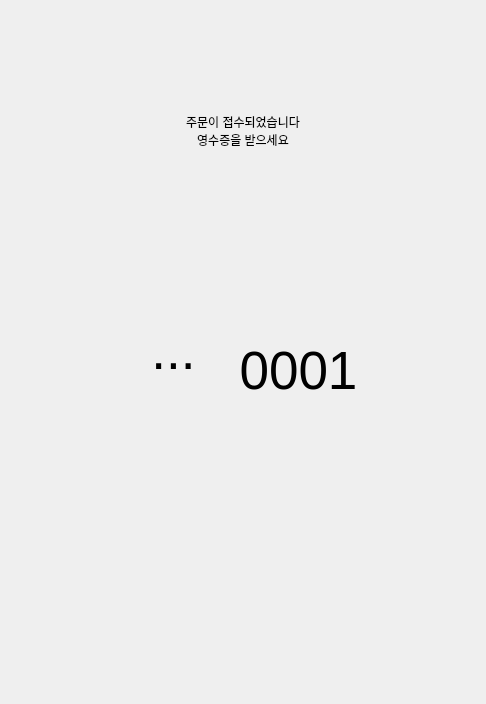
     <widget class="QWidget" name="page">
      <layout class="QVBoxLayout" name="verticalLayout_94">
       <property name="spacing">
        <number>0</number>
       </property>
       <property name="leftMargin">
        <number>0</number>
       </property>
       <property name="topMargin">
        <number>0</number>
       </property>
       <property name="rightMargin">
        <number>0</number>
       </property>
       <property name="bottomMargin">
        <number>0</number>
       </property>
       <item>
        <widget class="QWidget" name="widget_72" native="true">
         <property name="minimumSize">
          <size>
           <width>0</width>
           <height>0</height>
          </size>
         </property>
         <property name="maximumSize">
          <size>
           <width>16777215</width>
           <height>16777215</height>
          </size>
         </property>
         <layout class="QVBoxLayout" name="verticalLayout_91">
          <property name="spacing">
           <number>0</number>
          </property>
          <property name="leftMargin">
           <number>0</number>
          </property>
          <property name="topMargin">
           <number>0</number>
          </property>
          <property name="rightMargin">
           <number>0</number>
          </property>
          <property name="bottomMargin">
           <number>0</number>
          </property>
          <item>
           <widget class="QWidget" name="widget_76" native="true">
            <property name="minimumSize">
             <size>
              <width>0</width>
              <height>0</height>
             </size>
            </property>
            <property name="maximumSize">
             <size>
              <width>16777215</width>
              <height>16777215</height>
             </size>
            </property>
            <layout class="QVBoxLayout" name="verticalLayout_92">
             <item>
              <widget class="QWidget" name="widget_77" native="true">
               <layout class="QHBoxLayout" name="horizontalLayout_41">
                <item>
                 <widget class="QLabel" name="label_13">
                  <property name="minimumSize">
                   <size>
                    <width>40</width>
                    <height>40</height>
                   </size>
                  </property>
                  <property name="maximumSize">
                   <size>
                    <width>40</width>
                    <height>40</height>
                   </size>
                  </property>
                  <property name="text">
                   <string/>
                  </property>
                  <property name="pixmap">
                   <pixmap>../src/logo.png</pixmap>
                  </property>
                  <property name="scaledContents">
                   <bool>true</bool>
                  </property>
                 </widget>
                </item>
               </layout>
              </widget>
             </item>
             <item>
              <spacer name="verticalSpacer_29">
               <property name="orientation">
                <enum>Qt::Vertical</enum>
               </property>
               <property name="sizeType">
                <enum>QSizePolicy::Minimum</enum>
               </property>
               <property name="sizeHint" stdset="0">
                <size>
                 <width>20</width>
                 <height>40</height>
                </size>
               </property>
              </spacer>
             </item>
             <item>
              <widget class="QLabel" name="label_finish_guide">
               <property name="text">
                <string>주문이 접수되었습니다
영수증을 받으세요</string>
               </property>
               <property name="alignment">
                <set>Qt::AlignCenter</set>
               </property>
              </widget>
             </item>
             <item>
              <widget class="QWidget" name="widget_78" native="true">
               <property name="minimumSize">
                <size>
                 <width>0</width>
                 <height>500</height>
                </size>
               </property>
               <property name="maximumSize">
                <size>
                 <width>16777215</width>
                 <height>500</height>
                </size>
               </property>
               <layout class="QHBoxLayout" name="horizontalLayout_46">
                <item>
                 <widget class="QWidget" name="widget_video_card_2" native="true">
                  <property name="minimumSize">
                   <size>
                    <width>450</width>
                    <height>450</height>
                   </size>
                  </property>
                  <property name="maximumSize">
                   <size>
                    <width>450</width>
                    <height>450</height>
                   </size>
                  </property>
                  <property name="styleSheet">
                   <string notr="true">font: 40pt;</string>
                  </property>
                  <widget class="QLabel" name="label_receipt">
                   <property name="geometry">
                    <rect>
                     <x>180</x>
                     <y>140</y>
                     <width>201</width>
                     <height>101</height>
                    </rect>
                   </property>
                   <property name="styleSheet">
                    <string notr="true"/>
                   </property>
                   <property name="text">
                    <string>0001</string>
                   </property>
                   <property name="scaledContents">
                    <bool>true</bool>
                   </property>
                   <property name="alignment">
                    <set>Qt::AlignCenter</set>
                   </property>
                  </widget>
                  <widget class="QLabel" name="label_dots">
                   <property name="geometry">
                    <rect>
                     <x>100</x>
                     <y>120</y>
                     <width>111</width>
                     <height>101</height>
                    </rect>
                   </property>
                   <property name="styleSheet">
                    <string notr="true"/>
                   </property>
                   <property name="text">
                    <string>...</string>
                   </property>
                   <property name="scaledContents">
                    <bool>true</bool>
                   </property>
                   <property name="alignment">
                    <set>Qt::AlignCenter</set>
                   </property>
                  </widget>
                 </widget>
                </item>
               </layout>
              </widget>
             </item>
             <item>
              <spacer name="verticalSpacer_30">
               <property name="orientation">
                <enum>Qt::Vertical</enum>
               </property>
               <property name="sizeHint" stdset="0">
                <size>
                 <width>20</width>
                 <height>40</height>
                </size>
               </property>
              </spacer>
             </item>
            </layout>
           </widget>
          </item>
         </layout>
        </widget>
       </item>
      </layout>
     </widget>
